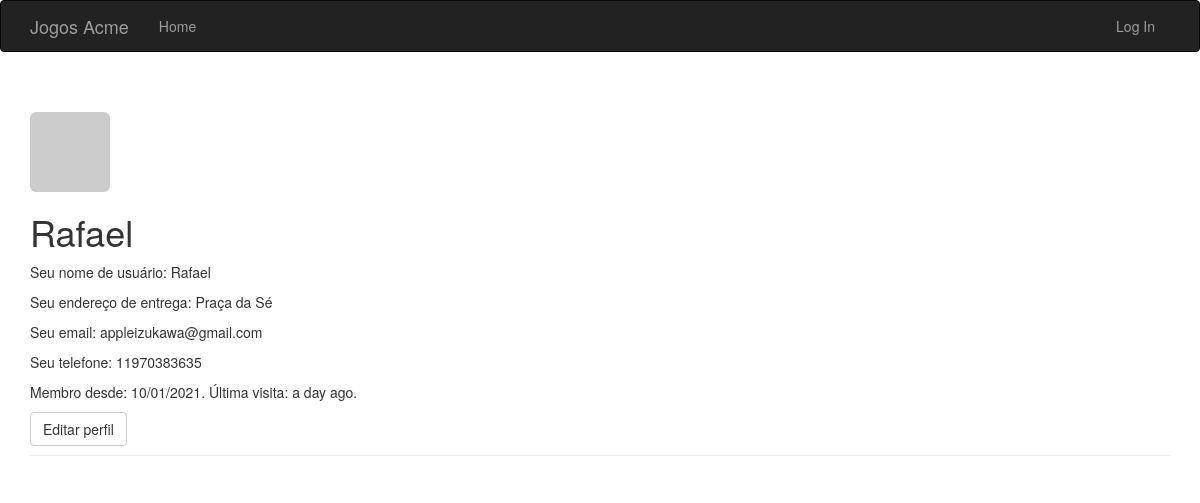
Page /user/Rafael on the earlier database version.
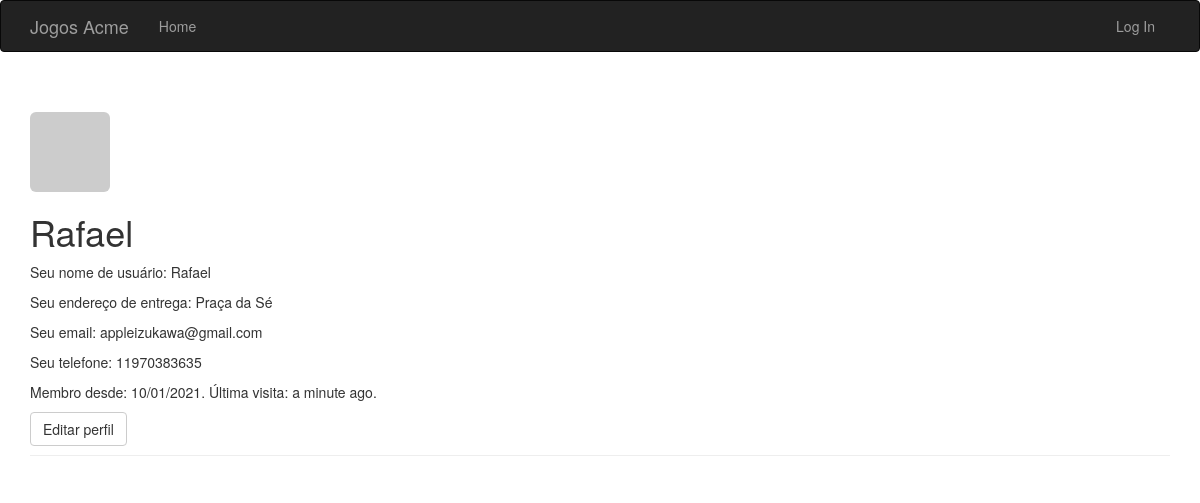
Same page on the later database version.
### app/models.py (models this page shows, shortened)
class User(UserMixin, db.Model):
    __tablename__ = 'users'
    id = db.Column('id', db.Integer, primary_key=True)
    email = db.Column(db.String(64), unique=True, index=True)
    username = db.Column(db.String(64), unique=True, index=True)
    role_id = db.Column(db.Integer, db.ForeignKey('roles.id'))
    password_hash = db.Column(db.String(128))
    confirmed = db.Column(db.Boolean, default=False)
    cpf = db.Column(db.String(64), unique=True, index=True)
    telephone = db.Column(db.String(64), unique=True, index=True)
    destiny_id = db.Column(db.Integer, db.ForeignKey('destiny.id'))
    member_since = db.Column(db.DateTime(), default=datetime.utcnow)
    last_seen = db.Column(db.DateTime(), default=datetime.utcnow)
    avatar_hash = db.Column(db.String(32))
    @property
    def password(self):
        raise AttributeError('password in not readable attribute')
    def gravatar(self, size=100, default='identicon', rating='g'):
        if request.is_secure:
            url = "https://secure.gravatar.com/avatar"
        else:
            url = "http://www.gravatar.com/avatar"
        hash = self.avatar_hash or self.gravatar_hash()
        return '{url}/{hash}?s={size}&d={default}&r={rating}'.format(
            url=url, hash=hash, size=size, default=default, rating=rating
        )

class Destiny(db.Model):
    __tablename__ = 'destiny'
    id = db.Column('id', db.Integer, primary_key=True, autoincrement=True)
    address = db.Column(db.String(200))
    number = db.Column(db.String(100))
    zipcode = db.Column(db.String(100))
    neighborhood = db.Column(db.String(100))
    complement = db.Column(db.String(200))
    city = db.Column(db.String(200))
    state = db.Column(db.String(100))
    user = db.relationship('User', backref="destiny", lazy='dynamic')

### app/main/views.py (the view)
@main.route('/user/<username>')
def user(username):
    user = User.query.filter_by(username=username).first_or_404()
    return render_template('user/user.html', user=user)

### app/auth/views.py (called while the page is built)
@auth.before_app_request
def before_request():
    if current_user.is_authenticated:
        current_user.ping()
        if not current_user.confirmed \
                and request.endpoint \
                and request.blueprint != 'auth' \
                and request.endpoint != 'static':
            print('>>>Sakura<<<')
            return redirect('auth.unconfirmed')

### app/main/__init__.py (called while the page is built)
@main.app_context_processor
def inject_permissions():
    return dict(Permission=Permission)

### app/models.py (called while the page is built)
    def is_administrator(self):
        return False

### app/templates/user/user.html (shortened to what this page needs)
{% extends "base.html" %}
{% block page_content %}
<div class="page-header">
    <img class="img-rounded profile-thumbnail" src="{{ user.gravatar(size=256) }}">
    <h1>{{ user.username }}</h1>
    {% if user.username or user.destiny.address %}
    <div class="user_info">
        <p>Seu nome de usuário: {% if user.username %}{{ user.username }} {% endif %}</p>
        <p>Seu endereço de entrega: {% if user.destiny.address %} {{ user.destiny.address}} {% endif %}</p>
        <p>Seu email: {% if user.email %} {{ user.email }} {% endif %}</p>
        <p>Seu telefone: {% if user.email %} {{ user.telephone }} {% endif %}</p>
        <p>Membro desde: {{ moment(user.member_since).format('L') }}. Última visita: {{ moment(user.last_seen).fromNow() }}.</p>
    </div>
    {% endif %}
    <div class="user_edtion_option">
        {% if current_user.is_administrator() %}
        <a class="btn btn-danger" href="{{ url_for('.edit_profile_admin', id=user.id) }}">Editar perfil [Admin]</a>
        {% else %}
        <a class="btn btn-default" href="{{ url_for('.edit_profile') }}">Editar perfil</a>
        {% endif %}
    </div>
</div>
{% endblock %}

### app/templates/base.html (shortened to what this page needs)
<!DOCTYPE html>
<html lang="pt-br">
    {% extends "bootstrap/base.html" %}
    {% block head %}
    {{ super() }}
    <link rel="stylesheet" href="{{ url_for('static', filename='css/style.css') }}">
    {% endblock %}
    {% block navbar %}
    <div class="navbar navbar-inverse" role="navigation">
        <div class="container">
            <div class="navbar-header">
                <a class="navbar-brand" href="{{ url_for('main.index')}}" >Jogos Acme</a>
            </div>
            <div class="navbar-collapse collapse">
                <ul class="nav navbar-nav">
                    <li><a href="{{ url_for('main.index')}}">Home</a></li>
                </ul>
                <ul class="nav navbar-nav navbar-right">
                    {% if current_user.is_authenticated %}
                    <li class="dropdown">
                        <a href="#" class="dropdown-toggle" data-toggle="dropdown">Conta<b class="caret"></b></a>
                        <ul class="dropdown-menu">
                            <li><a href="{{ url_for('auth.change_password') }}">Mudar senha</a></li>
                            <li><a href="{{ url_for('auth.change_email_request') }}">Mudar email</a></li>
                            <li> <a href="{{ url_for('auth.logout') }}">Log Out</a></li>
                        </ul>
                    </li>
                    {% else %}
                    <li><a href="{{ url_for('auth.login')}}">Log In</a></li>
                    {% endif %}
                </ul>
            </div>
        </div>
    </div>
    {% endblock %}
    {% block content %}
    <div class="container">
        {% block page_content %}{% endblock %}
    </div>
    {% endblock %}

Differences in the rows shown:
changed User "Rafael": last_seen "a day ago" → "a minute ago"
